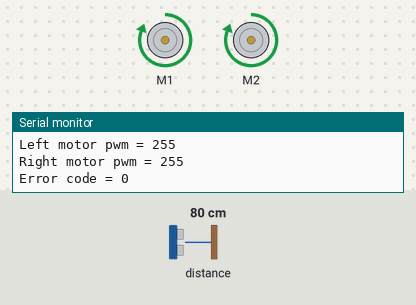
The sketch below on a simulated Arduino Uno, built with avr-gcc and run on an emulated ATmega328P. Parts: 2 × DC motor (green arrow = forward, orange = backward, longer = faster), the last lines printed to the serial monitor. The test bench sets the inputs (shaded band); at power-on: distance to the obstacle 80 cm. The echo pulse lasts 58.3 µs per cm.

Above: at 1.2 s.
1.3 s: distance to the obstacle set to 35 cm
At 2.2 s:
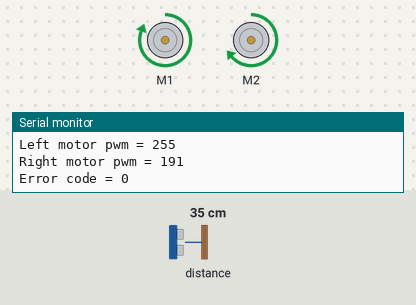
2.9 s: distance to the obstacle set to 2 cm
At 4.1 s:
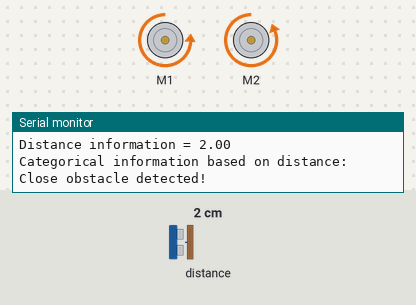
4.4 s: distance to the obstacle set to 4 cm
At 5.6 s:
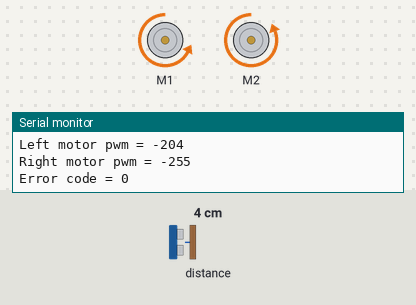
5.9 s: distance to the obstacle set to 9 cm
At 6.4 s:
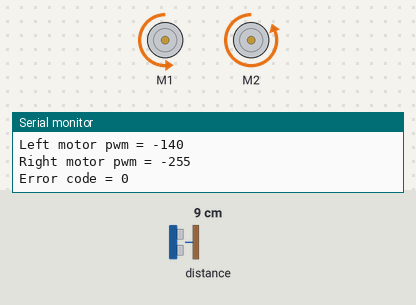
7.4 s: distance to the obstacle set to 18 cm
At 8.6 s:
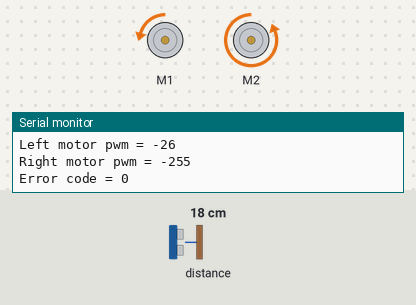
8.9 s: distance to the obstacle set to 60 cm
At 9.3 s:
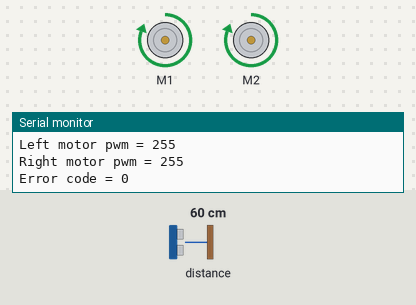
Timing chart, 0 to 11.5 s (numbered marks = the images above; inputs shaded):
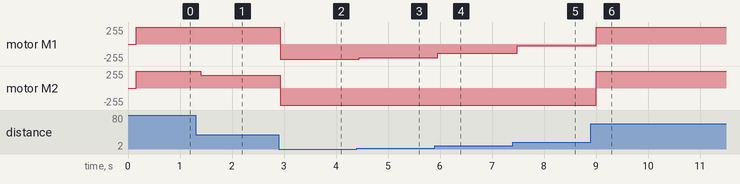

The sketch:

IIR.ino
```cpp
//////////////////////////////////////////////////////////////////////////////////////////////////////////////////////////////
//
// Ejemplo de solución de la práctica 2 de la asignatura de Iniciación a la Ingeniería Robótica. Curso 2019/2020.
//
// Para cualquier duda, podéis contactar con nosotros a través de los siguientes correos:
// ivan.delpino@ua.es
// miguelangel.munoz@ua.es
//
//////////////////////////////////////////////////////////////////////////////////////////////////////////////////////////////
//
// Este programa implementa un esquema de funcionamiento genérico que podría servir para desarrollar otros programas similares.
// Por lo tanto este ejemplo podría servir también como "plantilla" para el desarrollo
// de la práctica 3, en la que el robot debe resolver un circuito de navegación autónoma.
//
// De forma genérica, lo que debe hacer un programa de control de un robot es: (en el contexto de las prácticas de esta
// asignatura)
//
// 1) Leer sensores:
//      De esta forma se actualizan los datos que se tienen acerca del entorno (con ultrasonidos, o cámaras de visión por ejemplo)
//      o del propio robot (p.e. número de pulsos de un encoder acoplado a las ruedas motrices...)
//
// 2) Procesar los datos para extraer información:
//      Una vez que se han capturado los datos empleando los sensores debemos procesarlos para extraer información útil para
//      las tareas que queramos que el robot sea capaz de llevar a cabo. Por ejemplo, en una imagen podríamos detectar un carril de
//      una carretera, o procesando una lectura de distancia de ultrasonidos podríamos decidir si existe algún obstáculo que nos
//      debe hacer parar el vehículo. Lo más importante conceptualmente en este punto es diferenciar DATOS de INFORMACIÓN: los sensores
//      nos dan datos, pero por sí mismos esos datos no significan nada, resulta necesario procesarlos de manera adecuada para extraer
//      la información que será empleada por el robot.
//
// 3) Actualizar máquina de estados:
//      En función de la información recibida y de su propio estado, el robot debe decidir si continuar con la tarea que está realizando
//      o darla por finalizada y cambiar a la siguiente tarea (otro estado).
//
// 4) Calcular la acción adecuada: (ésta es la tarea del controlador)
//      En función de la tarea que esté ejecutando y las lecturas de los sensores
//      decidir qué acción debe llevar a cabo (frenar, acelerar, cambiar de sentido, parar motores...)
//
// 5) Actuar:
//      Enviar la acción a los actuadores (generalmente motores)
//
// 6) Refrescar interfaz de usuario:
//      Enviar la información relevante al exterior para facilitar el depurado de los programas y la supervisión
//      del funcionamiento. (p.e. tarea que se está ejecutando, lecturas del sensor, comandos que se están enviando a
//      motores, códigos de error etc.).
//
///////////////////////////////////////////////////////////////////////////////////////////////////////////////////////////////
//
//  Concretamente en cada iteración del loop se realizan las siguientes acciones:
//  --------------------------------------------------------------------------------
//    1) Leer sensores: Se llama a una función genérica ("readSensors") dentro de la cual se irán llamando a cada una de las
//                      funciones encargadas de leer cada sensor individual. En este momento sólo está implementada la función
//                      readUltraSensor, ya que es el único sensor instalado, pero en caso de añadir algún sensor extra habrá
//                      que añadir una función específica para leerlo. Estas funciones van escribiendo los datos recogidos por
//                      cada sensor en los campos adecuados del struct de tipo "Data", de tal modo que al salir de la
//                      función "readSensors" la información de todos los sensores quedará dentro del struct, y se podrá utilizar
//                      en las siguientes partes del programa.
//                      Cabe destacar también que las funciones individuales (como readUltraSensor) se deben encargar por sí mismas
//                      de controlar el timing para realizar las consultas a los sensores en los intervalos de tiempo previstos.
//
//    2) Procesar los datos para extraer información: Se ejecuta una función genérica llamada "processData" la cual va llamando a los
//                                                    distintos procesadores específicos. Por el momento sólo está implementado el
//                                                    procesador ligado al sensor de ultrasonidos ("processUltrasonicSensorData")
//                                                    el cual toma una variable numérica continua como es la distancia en centímetros
//                                                    obtenida en la función readUltraSensor y devuelve una variable de tipo categórico
//                                                    a la que llamamos "obstacle_presence" y que puede tomar uno de los siguientes tres valores
//                                                    discretos "NO_OBSTACLE_DETECTED" "FAR_OBSTACLE_DETECTED" o "CLOSE_OBSTACLE_DETECTED".
//
//    3) Actualizar la máquina de estados: Se llama a la función genérica "updateFiniteStateMachine", esta función está preparada
//                                         para hacer transiciones entre tareas utilizando la información extraída de los sensores
//                                         y el estado en el que se encuentra el robot.
//
//    4) Calcular la acción adecuada: Para esto llamamos a una función genérica "controller" que en función del estado o tarea
//                                    que se esté llevando a cabo, llamará a una u otra función específica para calcular la salida adecuada
//                                    para cada motor. Por ejemplo tenemos "controllerNoObstacleDetected" que implementa lo que hay que
//                                    hacer con los motores en caso de que no se detecten obstáculos. En caso de querer añadir nuevos
//                                    comportamientos o tareas, habrá que programar un controlador específico, como por ejemplo si
//                                    queremos hacer un siguelíneas, haríamos algo así como "controllerLineFollower" y allí, en función
//                                    de los datos extraídos del sensor de IR decidiríamos qué hacer con cada motor.
//
//    5) Actuar: Se llama a la función "execute" que envía la velocidad deseada a cada motor.
//
//    6) Refrescar interfaz de usuario: Esta función ("refreshUserInterface") simplemente comprueba el tiempo, y cuando han transcurrido
//                                      los milisegundos especificados en el struct de configuración, pasa a enviar la información
//                                      más importante por el puerto serie para poder monitorizar el sistema y ayudarnos en los procesos
//                                      de depuración del código.
//
//   Una vez terminados estos 6 puntos, el loop vuelve a iterar, y así indefinidamente!
/////////////////////////////////////////////////////////////////////////////////////////////////////////////////////////////////////////////


// ATENCIÓN!: Comienza el código!

// Incluimos el fichero con las etiquetas que vayamos a emplear
#include "labels.h"

// Incluimos el fichero con la declaración de los structs
#include "structs_definitions.h"

// Incluimos el fichero con las declaraciones de funciones de lectura de sensores
#include "sensors_reading.h"

// Incluimos el fichero con las declaraciones de funciones de procesado de datos
#include "processors.h"

// Incluimos el fichero con la declaración de la máquina de estados
#include "state_machine.h"

// Incluimos el fichero con las declaraciones de los distintos controladores
#include "controllers.h"

// Incluimos el fichero con las declaraciones de las funciones de escritura en actuadores
#include "actuators_writing.h"

// Incluimos el fichero con la función de interfaz con el usuario
#include "user_interface.h"

// Una vez declarados los structs, pasamos a instanciarlos en "objetos" globales
// (los hacemos de ámbito global para poder darles el valor en la función "setup").

Hardware st_hardware_;

Config st_config_; //añadimos prefijo st_ para que se sepa a simple vista que es
                   //un struct, añadimos un guión bajo al final para indicar que es
                   //global (el guión bajo en C++ se suele usar para indicar que la
                   //variable en cuestión es un atributo de la clase, pero aquí lo
                   //usaremos de una forma más flexible).

Data st_data_;

Information st_information_;

Actions st_actions_;

void setup() {

  // Inicializamos el puerto serie a un baudrate determinado
  // (nos hará falta para enviar la información de monitorización del sistema).
  Serial.begin(115200);

  // Inicializamos los valores de los structs
  st_hardware_.ultraSensor.setpin(PORT_3);

  // Esto lo hacemos porque la clase MeDCMotor de makeblock no ofrece un método para cambiar el puerto dinamicamente
  MeDCMotor left_motor(M1);
  MeDCMotor right_motor(M2);
  st_hardware_.left_motor = left_motor;
  st_hardware_.right_motor = right_motor;

  // Nos aseguramos de comenzar con todos los actuadores parados
  st_hardware_.left_motor.stop();
  st_hardware_.right_motor.stop();

  // Configuración
  st_config_.ultrasonic_sensor_reading_period_in_millis = 150;
  st_config_.user_interface_refresh_period_in_millis = 500;
  st_config_.max_speed_pwm_value = 255;
  st_config_.max_reverse_speed_pwm_value = -255;
  st_config_.left_motor_polarity = 1.0;
  st_config_.right_motor_polarity = 1.0; // Poner -1.0 si algún motor está cableado al revés.

  // Medidas de los sensores
  st_data_.detected_distance_in_centimeters = IMPOSSIBLE_DISTANCE; // Comenzaremos con valor inválido, para detectar cuándo hemos tenido una lectura válida

  // Información extraída por los procesadores
  st_information_.obstacle_presence =  NOT_KNOWN;                // Inicializamos en valor inválido.
  st_information_.obstacle_distance_in_cm = IMPOSSIBLE_DISTANCE;

  // Valor para pasar a motores (actuación)
  st_actions_.left_motor_pwm = 0;  // Inicializamos a cero por seguridad, aunque hay otros puntos del programa en los que se checkea todo para no enviar acciones
  st_actions_.right_motor_pwm = 0; // no deseadas a motores.
}


// Loop principal: Esta función tiene que iterar lo más rápido posible, normalmente cientos de veces por segundo!
// Inportante --> ¡¡¡Queda terminantemente prohibido el uso de delays!!!
void loop() {

  // Leemos los sensores
  st_data_ = readSensors(st_config_, st_hardware_);

  // Extraemos la información a partir de los datos
  st_information_ = processData(st_data_);

  // Actualizamos la máquina de estados a partir de la información recibida por los sensores
  int current_state = updateFiniteStateMachine(st_information_);

  // Calculamos las acciones que tenemos que aplicar a los distintos motores, en función del
  // estado y las lecturas de los sensores
  st_actions_ = controller(current_state, st_information_, st_config_);

  // Pasamos a motores las acciones calculadas
  int error = execute(st_actions_, st_config_, st_hardware_);

  // Publicamos info importante para el debug
  refreshUserInterface(st_information_, current_state, st_actions_, error, st_config_);

 // ... y volvemos a iterar!
}

// Eso es todo! Si hay dudas pedid tutorías! --> ivan.delpino@ua.es, miguelangel.munoz@ua.es
// Saludos!
// Iván y Miguel Ángel
```

actuators_writing.h
```cpp
#ifndef _actuators_writing_h_
#define _actuators_writing_h_

#include "labels.h"
#include "structs_definitions.h"

// Función encargada de pasar a motores los comandos calculados por los controladores
// este es el último punto antes de actuar sobre los motores,por lo que tenemos que
// ser cuidadosos de no enviar valores indeseados... En este caso la máquina es pequeña
// pero imaginemos que vamos a acelerar un coche o un camión... hay que pensar bien
// antes de actuar!!
int execute(Actions st_actions, Config st_config, Hardware st_hardware)
{
  // Usaremos un código de error para detectar posibles anomalías en los controladores
  int error = EXECUTION_SUCCESSFUL;

  // Calculamos la acción a aplicar al motor izquierdo
  int left_motor_action = st_config.left_motor_polarity * st_actions.left_motor_pwm;

  if (left_motor_action < st_config.max_reverse_speed_pwm_value || left_motor_action > st_config.max_speed_pwm_value)
  {
    // En caso de que el valor esté fuera de rango activaremos el código de error
    error = EXECUTION_ERROR;
  }

  // en el caso del motor derecho haremos lo mismo
  int right_motor_action = st_config.right_motor_polarity * st_actions.right_motor_pwm;

  if (right_motor_action < st_config.max_reverse_speed_pwm_value || right_motor_action > st_config.max_speed_pwm_value)
  {
    error = EXECUTION_ERROR;
  }

  if( error == EXECUTION_ERROR )
  {
   // En caso de error paramos motores por seguridad.
   left_motor_action = 0;
   right_motor_action = 0;
  }

  // Finalmente aplicamos a motor los PWM calculados.
  st_hardware.left_motor.run(left_motor_action);
  st_hardware.right_motor.run(right_motor_action);

  // Y retornamos el código de error.
  return(error);
}

#endif
```

controllers.h
```cpp
#ifndef _controllers_h_
#define _controllers_h_

#include "labels.h"
#include "structs_definitions.h"


// Controlador específico para parar motores
Actions controllerStop(void)
{
  Actions st_actions;

  // Símplemente pondremos ambos motores a cero. Por este motivo no necesitamos que la función
  // reciba como inputs las medidas de los sensores por esto aparece "void" los parámetros
  // de entrada.

  st_actions.left_motor_pwm = 0;
  st_actions.right_motor_pwm = 0;

  return(st_actions);
}


// Controlador específico que se utiliza para avanzar a la máxima velocidad permitida por configuración
Actions controllerMovingForwardMax(Config st_config)
{
  Actions st_actions;

  // Al usar este controlador avanzaremos empleando la máxima velocidad permitida por la
  // configuración (los valores se ponen en la función "setup")
  st_actions.left_motor_pwm = st_config.max_speed_pwm_value;
  st_actions.right_motor_pwm = st_config.max_speed_pwm_value;

  return(st_actions);

}

// Controlador específico para girar mientras se avanza.
Actions controllerForwardRightProportional(Config st_config, Information st_info)
{
  Actions st_actions;

  // En este caso vamos a emplear la distancia medida por el ultrasonidos
  // para ajustar la velocidad del vehículo.
  // Siempre giraremos hacia la derecha (esto se podría hacer random o alternando, o de
  // otro modo, pero para que sirva de ejemplo creo que es suficiente así)
  // por lo tanto el motor izquierdo se pondrá a la velocidad máxima:

  st_actions.left_motor_pwm = st_config.max_speed_pwm_value;

  // y lo que haremos será reducir
  // la velocidad del motor derecho en función de la distancia al obstáculo.
  //
  // Sabemos que este controlador se va a usar cuando los obstáculos estén a una
  // distancia en el intervalo [CLOSE_OBJECT_DISTANCE_CM, FAR_OBJECT_DISTANCE_CM]
  // por lo que escalaremos la velocidad del motor derecho
  // para que quede en el intervalo [0, max_speed_pwm_value]

  // como el PWM tiene que ser un número entero, primero hacemos un casting a flotante "(float)max_speed_pwm_value"
  float right_pwm = (float)st_config.max_speed_pwm_value * (st_info.obstacle_distance_in_cm - CLOSE_OBJECT_DISTANCE_THRESHOLD_CM) / (FAR_OBJECT_DISTANCE_THRESHOLD_CM - CLOSE_OBJECT_DISTANCE_THRESHOLD_CM);

  // y luego redondeamos y pasamos a tipo int
  st_actions.right_motor_pwm = (int)round(right_pwm);

  // Y retornamos las acciones calculadas.
  return(st_actions);
}


// Controlador específico para girar mientras retrocedemos.
Actions controllerBackwardLeftProportional(Config st_config, Information st_info)
{
  Actions st_actions;

  // En este caso también vamos a emplear la distancia medida por el ultrasonidos.
  // Siempre giraremos hacia atrás a la izquierda
  // por lo tanto el motor derecho se pondrá a la velocidad máxima hacia atrás:

  st_actions.right_motor_pwm = st_config.max_reverse_speed_pwm_value;

  // y aumentaremos la velocidad reverse del motor izquierdo en función de
  // la distancia hasta el obstáculo. De esta forma cuanto más cerca esté el objeto, más
  // retrocederemos, y cuanto más lejos, más giramos.
  //
  // Sabemos que este controlador se va a usar cuando los obstáculos estén a una
  // distancia en el intervalo [0, CLOSE_OBJECT_DISTANCE_CM]
  // por lo que escalaremos la velocidad del motor izquierdo
  // para que quede en el intervalo [max_speed_pwm_value, 0]

  // al igual que antes, primero hacemos un casting a flotante
  float left_pwm = (float)st_config.max_reverse_speed_pwm_value * (1.0 - (st_info.obstacle_distance_in_cm / CLOSE_OBJECT_DISTANCE_THRESHOLD_CM ) );

  // redondeamos y pasamos a tipo int
  st_actions.left_motor_pwm = (int)round(left_pwm);

  // Y retornamos las acciones calculadas.
  return(st_actions);
}

// ... Aquí habrá que añadir otros controladores específicos, como por ejemplo un siguelíneas, o uno para poner el vehículo perpendicular a una pared... //


// Función genérica que llama al controlador específico adecuado en función de la tarea
// que se deba realizar.
Actions controller(int current_state, Information st_info, Config st_config)
{
  Actions st_actions;

  switch(current_state)
  {
    case STOP:
      st_actions = controllerStop();
    break;

    case MOVING_FORWARD_MAX:
      st_actions = controllerMovingForwardMax(st_config);

    break;

    case MOVING_FORWARD_WHILE_TURNING:
      st_actions = controllerForwardRightProportional(st_config, st_info);
    break;

    case MOVING_BACKWARD_WHILE_TURNING:
      st_actions = controllerBackwardLeftProportional(st_config, st_info);
    break;

    //... si hubiesen otros controladores habría que llamarlos desde otros casos de este switch...//

    default:
      // En el caso de que nos llegase un valor extraño en la variable current_state
      // utilizaremos el controlador del estado inicial (que símplemente mantiene
      // parado el vehículo).
      st_actions = controllerStop();
    break;
  }

  return(st_actions);
}

#endif
```

Source omitted: labels.h (2561 bytes), processors.h (2990 bytes), sensors_reading.h (3136 bytes), state_machine.h (5842 bytes), structs_definitions.h (4272 bytes), user_interface.h (3781 bytes)

Measured:
- after the input at 1.3 s, motor M2: forward 255/255 → forward 191/255 after 0.10 s
- after the input at 2.9 s, motor M1: forward 255/255 → backward 230/255 at once; motor M2: forward 191/255 → backward 255/255 at once
- after the input at 4.4 s, motor M1: backward 230/255 → backward 204/255 at once
- after the input at 5.9 s, motor M1: backward 204/255 → backward 140/255 after 0.06 s
- after the input at 7.4 s, motor M1: backward 140/255 → backward 26/255 after 0.09 s
- after the input at 8.9 s, motor M1: backward 26/255 → forward 255/255 after 0.11 s; motor M2: backward 255/255 → forward 255/255 after 0.11 s
